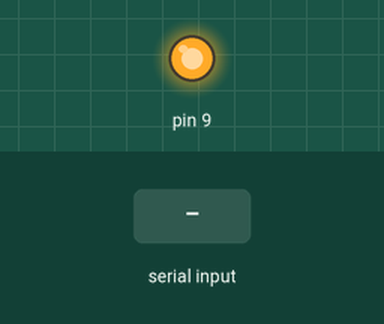
This sketch was run on a simulated Arduino Uno, built with avr-gcc and run on an emulated ATmega328P. Shown: output pins drawn as LEDs (lit = HIGH). The inputs (shaded band) are chosen by the test bench. What the sketch prints to the serial monitor is not drawn.

Above: at 1.2 s.
1.3 s: "1" received over the second serial link
Timing chart, 0 to 4.3 s (numbered marks = the images above; inputs shaded):
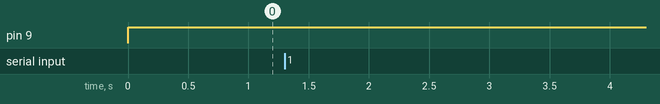

The sketch:

initialize.ino
```cpp
#include <SoftwareSerial.h>

SoftwareSerial bluetooth(2, 3);

void setup() {
    Serial.begin(9600);
    bluetooth.begin(9600);
    pinMode(9, OUTPUT);
}

void loop() {
    digitalWrite(9, HIGH);
    if(bluetooth.available()) {
        Serial.write(bluetooth.read());
    }

    if(Serial.available()) {
        bluetooth.write(Serial.read());
    }
}
```

Measured:
- after the input at 1.3 s, every drawn part: stays the same
